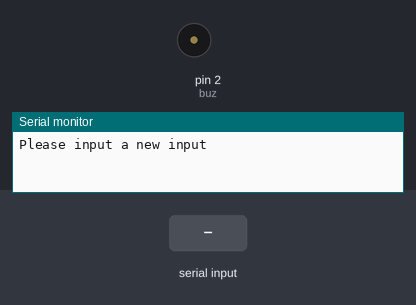
The sketch below on a simulated Arduino Uno, built with avr-gcc and run on an emulated ATmega328P. On the bench: buzzer (waves = sounding, pin HIGH), the last lines printed to the serial monitor. The test bench sets the inputs (shaded band).

Above: at 1.2 s.
1.3 s: "90,45\n" received over Serial
At 1.63 s:
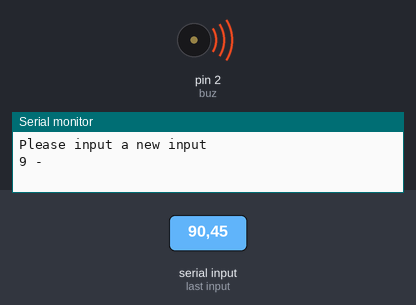
7.3 s: "30,150\n" received over Serial
Timing chart, 0 to 15.6 s (numbered marks = the images above; inputs shaded):
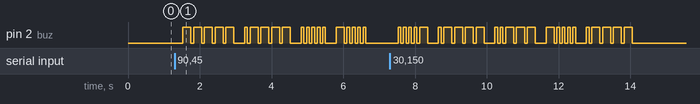

The sketch:

Morse_Code_Stuff.ino
```cpp
//hand sign converted to morse code//

// a->b == (a*).b

//There are also Serial.readString();
//Global constants for the pins
int buz = 2;


//Global Variables
String strInput = "";
char strChar = 0;
int counter = 0;
bool check = false;
bool chkend = false;

//Morse Code Specific delays
const int McUnit = 75;
int McDit = McUnit;
int McDah = 3 * McUnit;
int letterDelay = 3 * McUnit;
int wordDelay = 7 * McUnit;

//MorseCode Library

char MorseLib[][10] = {
  ".-", "-...", "-.-.", "-..",          //A-D
  ".", "..-.", "--.", "....", "..",     //E-I
  ".---", "-.-", ".-..", "--", "-.",    //J-N
  "---", ".--.", "--.-", ".-.", "...",  //O-S
  "-", "..-", "...-", ".--", "-..-",    //T-X
  "-.--", "--..",                       //Y-Z
};

char MorseNum[][10] = {

  ".----", "..---", "...--", "....-", ".....",    //1-5
  "-....", "--...", "---..", "----.", "-----"     //6-0
};

//link list node

typedef struct List *node;    //It's like a initializer to the address of the new node.


void setup() {
  // put your setup code here, to run once:
  Serial.begin(9600);
  Serial.println("Please input a new input");
  pinMode(buz, OUTPUT);
}


void loop() {
  strChar = 0;
  unsigned int asc;
  char MC[10] = {0};
  readInput();


  if (strChar != 0) {
    asc = strChar;

    if (asc > 96 && asc < 123) { //small letters
      delay(letterDelay);
      strcpy(MC, MorseLib[asc - 97]);
    }
    else if (asc > 64 && asc < 91) { //Capital Letters
      delay(letterDelay);
      strcpy(MC, MorseLib[asc - 65]);
    }
    else if (asc == 32) { //space
      //Add delay:
      Serial.println("(SPACE)");
      delay(wordDelay);
      MC[0] = ' ';
    }
    else if(asc>47 && asc<58){
      delay(letterDelay);
      strcpy(MC,MorseNum[asc-48]);
      }

    else {}

    DiDa(MC);


  }//End of if

}//End of loop

void DiDa(char info[10]) {
  int i = 0;
  Serial.print(strChar);
  while (info[i] != 0) {

    if (info[i] == '.') {
      digitalWrite(buz, HIGH);
      Serial.print(" .");
      delay(McDit);
      digitalWrite(buz, LOW);
    }

    if (info[i] == '-') {
      digitalWrite(buz, HIGH);
      Serial.print(" -");
      delay(McDah);
      digitalWrite(buz, LOW);
    }
    delay(McUnit);
    i++;

  }// End of while loop
Serial.println(" ");
}//End of function

void readInput() {
  if (Serial.available() > 0) {
    strChar = Serial.read();
    if (strChar != '\n') {
      strInput += strChar;
    }
    else {
      Serial.print("Your input: ");
      Serial.println(strInput);
      strInput = "";
      strChar = 0;

    }
  }// End of if

}
```
